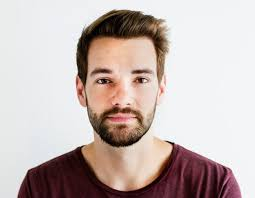
#> input picture hackathon/img.jpg, 255 x 198 px
$ jupyter execute Untitled.ipynb
#> lines starting #> are read from the running program, lines starting #| are printed output that depends on the picture; after the words box and inside, x2 and y2 are one past the last pixel; in counts of white or black regions, pixels touching at a corner belong together
[cell 1]
import numpy as np
import cv2
from PIL import Image

face_cascade = cv2.CascadeClassifier("harcascades/haarcascade_frontalface_default.xml")
eye_cascade = cv2.CascadeClassifier("harcascades/haarcascade_eye.xml")
img=cv2.imread("img.jpg")
#> img is the input picture: shape (198, 255, 3); mean B, G, R 180.9, 184.3, 198.1
gray = cv2.cvtColor(img, cv2.COLOR_BGR2GRAY)
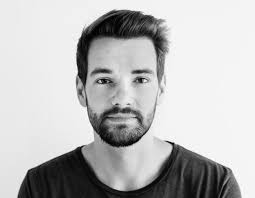
#> gray: shape (198, 255); min 0, max 255, mean 188
faces = face_cascade.detectMultiScale(gray, 1.3, 5)
#> faces = [[68, 37, 109, 109]]
for (x,y,w,h) in faces:
    img = cv2.rectangle(img,(x,y),(x+w,y+h),(255,0,0),2)
    roi_gray = gray[y:y+h, x:x+w]
    roi_color = img[y:y+h, x:x+w]
    eyes = eye_cascade.detectMultiScale(roi_gray)
    for (ex,ey,ew,eh) in eyes:
        cv2.rectangle(roi_color,(ex,ey),(ex+ew,ey+eh),(0,255,0),2)
#> this loop made 1 pass
#> (x, y, w, h, eyes) on pass 1: (68, 37, 109, 109, [[23, 32, 25, 25], [61, 31, 23, 23]])
#> pass 1, `img = cv2.rectangle(img,(x,y),(x+w,y+h),(255,0,0),2)`:
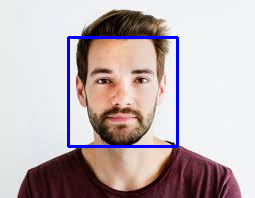
#> img: shape (198, 255, 3); 2.58% of pixels changed, all inside (x1, y1, x2, y2) = (67, 36, 179, 148)
#> pass 1, `roi_gray = gray[y:y+h, x:x+w]`:
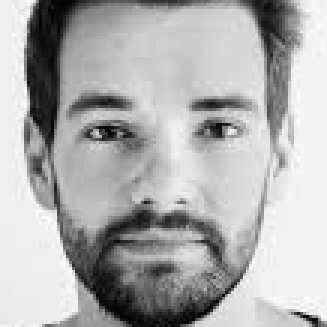
#> roi_gray: shape (109, 109) (shown 3 times larger); min 2, max 254, mean 175.2
#> pass 1, `roi_color = img[y:y+h, x:x+w]`:
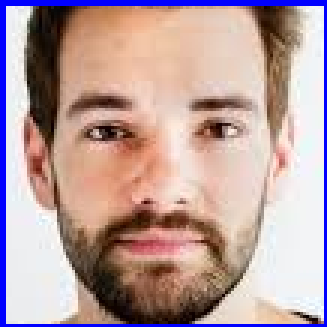
#> roi_color: shape (109, 109, 3) (shown 3 times larger); mean B, G, R 159.2, 158.9, 185.2
#> after the loop:
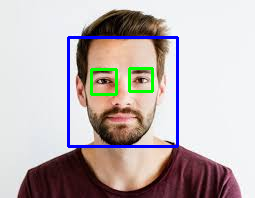
#> img: shape (198, 255, 3); 1.12% of pixels changed, all inside (x1, y1, x2, y2) = (90, 67, 154, 96)
#> after the loop:
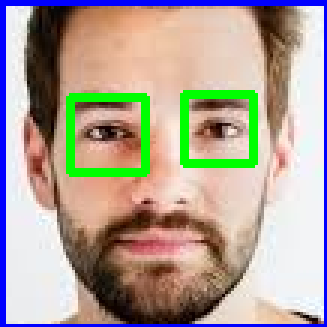
#> roi_color: shape (109, 109, 3) (shown 3 times larger); 4.78% of pixels changed, all inside (x1, y1, x2, y2) = (22, 30, 86, 59)
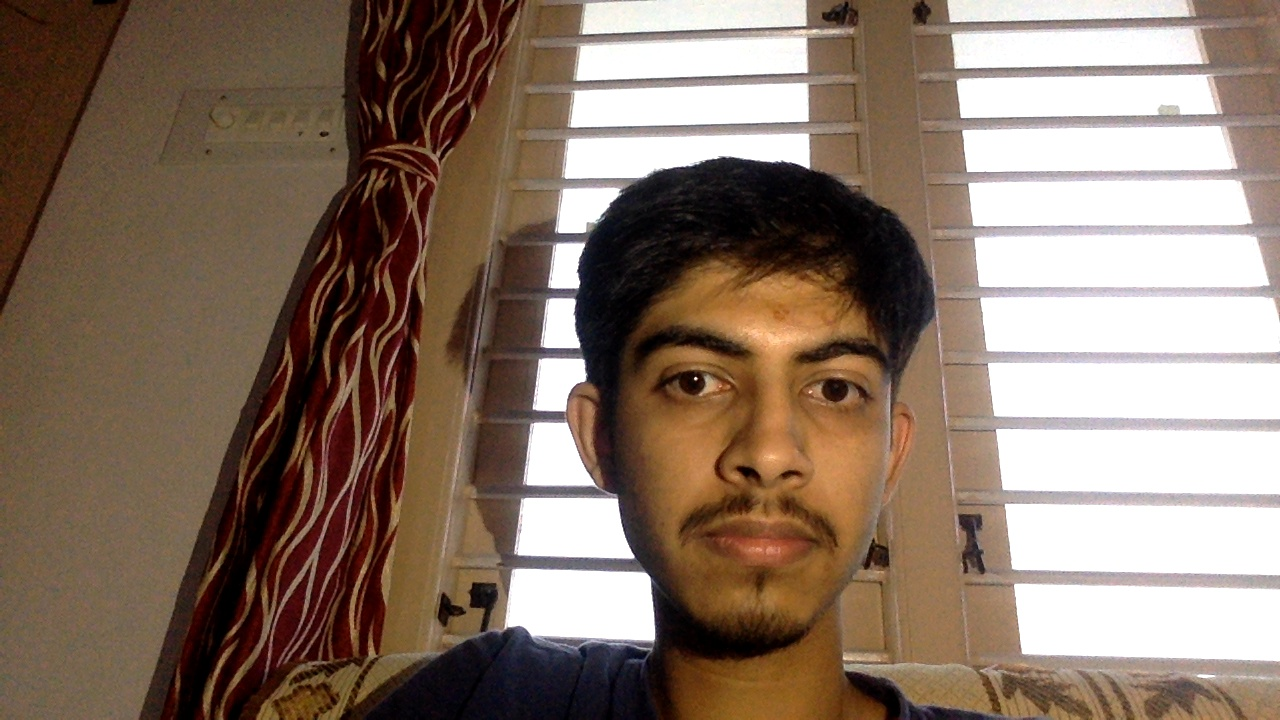
#> input picture hackathon/test.jpg, 1280 x 720 px, given in place of the camera
#> further down, frame is the input picture: shape (720, 1280, 3); mean B, G, R 103.2, 117.5, 137.3
cv2.imshow('img',img)
cv2.waitKey(0)
cv2.destroyAllWindows()

[cell 2]
from __future__ import print_function
import cv2 as cv
import argparse
def detectAndDisplay(frame):
    frame_gray = cv.cvtColor(frame, cv.COLOR_BGR2GRAY)
    frame_gray = cv.equalizeHist(frame_gray)
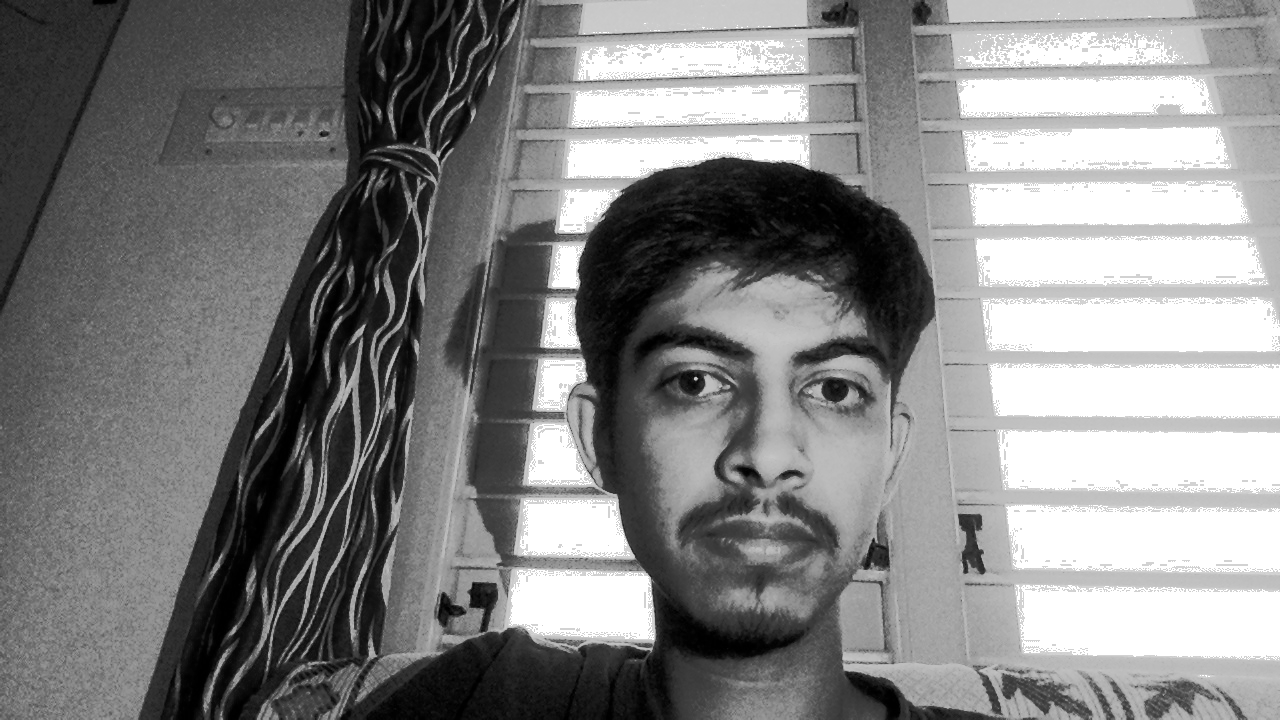
#> frame_gray: shape (720, 1280); min 0, max 255, mean 131.7
    #-- Detect faces
    faces = face_cascade.detectMultiScale(frame_gray)
#> faces = [[589, 246, 355, 355]]
    for (x,y,w,h) in faces:
        center = (x + w//2, y + h//2)
        frame = cv.ellipse(frame, center, (w//2, h//2), 0, 0, 360, (255, 0, 255), 4)
        faceROI = frame_gray[y:y+h,x:x+w]
        #-- In each face, detect eyes
        eyes = eyes_cascade.detectMultiScale(faceROI)
        for (x2,y2,w2,h2) in eyes:
            eye_center = (x + x2 + w2//2, y + y2 + h2//2)
            radius = int(round((w2 + h2)*0.25))
            frame = cv.circle(frame, eye_center, radius, (255, 0, 0 ), 4)
#> this loop made 1 pass
#> (x, y, w, h, center, eyes) on pass 1: (589, 246, 355, 355, (766, 423), [[59, 94, 86, 86], [204, 105, 80, 80]])
#> pass 1, in detectAndDisplay, `faceROI = frame_gray[y:y+h,x:x+w]`:
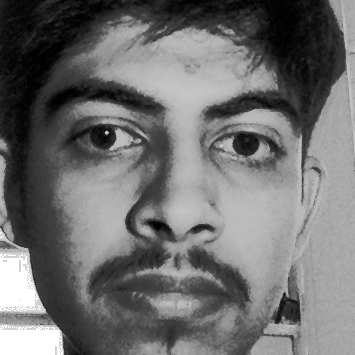
#> faceROI: shape (355, 355); min 0, max 255, mean 110.6
#> after the loop:
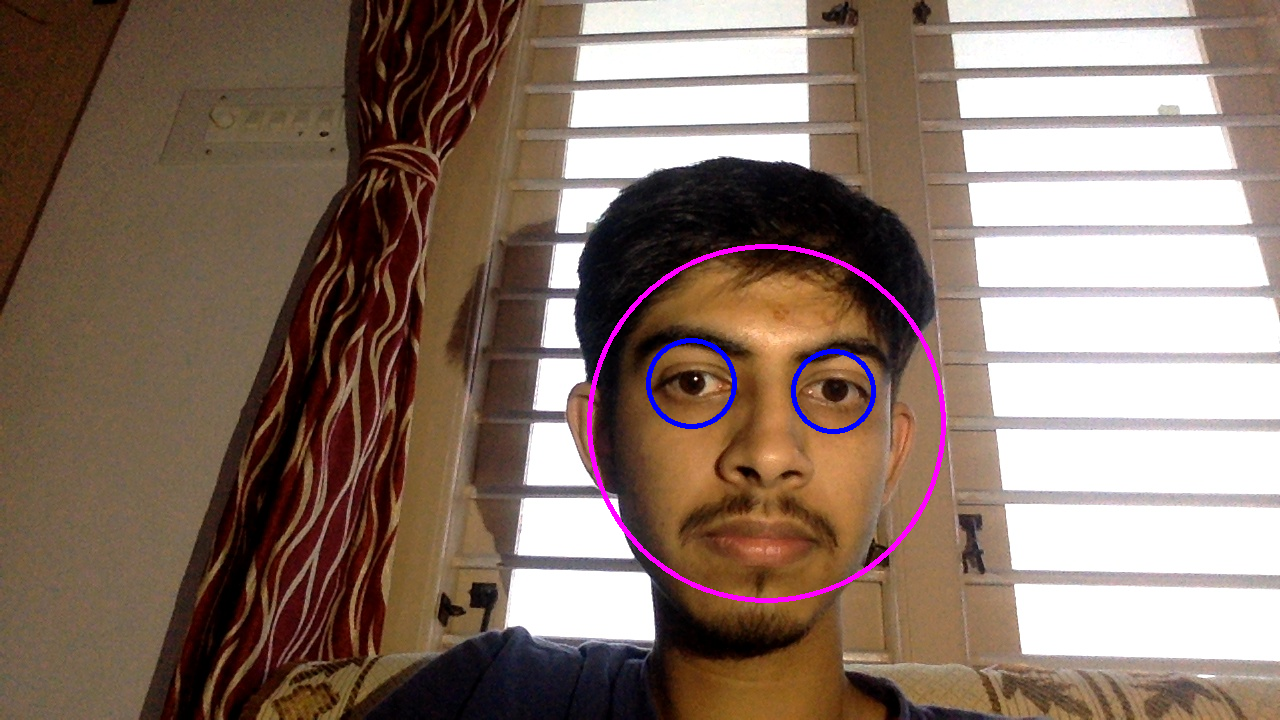
#> frame: shape (720, 1280, 3); mean B, G, R 105, 116.9, 137.9
    cv.imshow('Capture - Face detection', frame)
parser = argparse.ArgumentParser(description='Code for Cascade Classifier tutorial.')
parser.add_argument('--face_cascade', help='Path to face cascade.', default='haarcascades/haarcascade_frontalface_alt.xml')
parser.add_argument('--eyes_cascade', help='Path to eyes cascade.', default='haarcascades/haarcascade_eye_tree_eyeglasses.xml')
parser.add_argument('--camera', help='Camera divide number.', type=int, default=0)
args = parser.parse_args()
face_cascade_name = args.face_cascade
eyes_cascade_name = args.eyes_cascade
face_cascade = cv.CascadeClassifier()
eyes_cascade = cv.CascadeClassifier()
#-- 1. Load the cascades
if not face_cascade.load(cv.samples.findFile(face_cascade_name)):
    print('--(!)Error loading face cascade')
    exit(0)
if not eyes_cascade.load(cv.samples.findFile(eyes_cascade_name)):
    print('--(!)Error loading eyes cascade')
    exit(0)
camera_device = args.camera
#-- 2. Read the video stream
cap = cv.VideoCapture(camera_device)
if not cap.isOpened:
    print('--(!)Error opening video capture')
    exit(0)
while True:
    ret, frame = cap.read()
    if frame is None:
        print('--(!) No captured frame -- Break!')
        break
    detectAndDisplay(frame)
    if cv.waitKey(10) == 27:
#> (key Esc is pressed here)
        break
